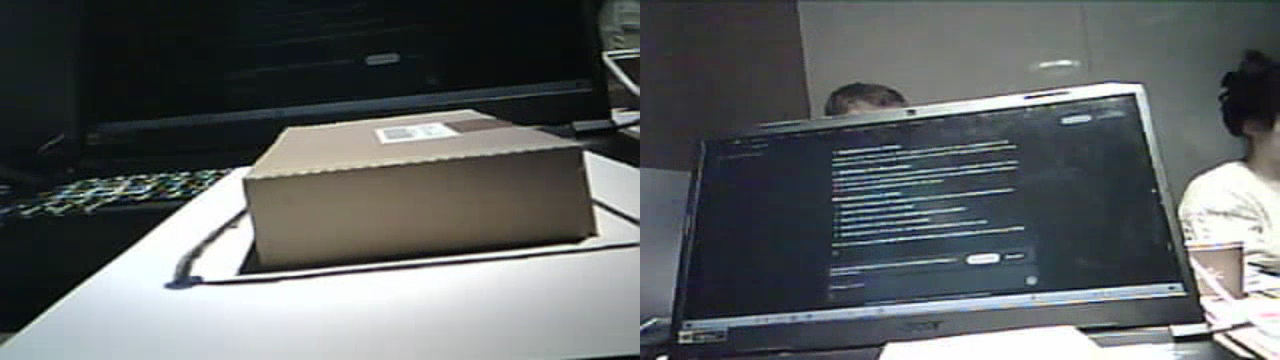
#> input picture frame 12 of test_data/2vid_cardboardNOK.mp4, 1280 x 360 px, given in place of the camera
$ python openCVWebcam.py
#> lines starting #> are read from the running program, lines starting #| are printed output that depends on the picture; after the words box and inside, x2 and y2 are one past the last pixel; in counts of white or black regions, pixels touching at a corner belong together
import cv2
import numpy as np

# Open the default camera
cam = cv2.VideoCapture(1)

# Get the default frame width and height
frame_width = int(cam.get(cv2.CAP_PROP_FRAME_WIDTH))
frame_height = int(cam.get(cv2.CAP_PROP_FRAME_HEIGHT))

# Define the codec and create VideoWriter object
fourcc = cv2.VideoWriter_fourcc(*'mp4v')
out = cv2.VideoWriter('output.mp4', fourcc, 20.0, (frame_width, frame_height))

# Function to detect squares
def detect_squares(mask, color_name):
    contours, _ = cv2.findContours(mask, cv2.RETR_TREE, cv2.CHAIN_APPROX_SIMPLE)
    for contour in contours:
        approx = cv2.approxPolyDP(contour, 0.02 * cv2.arcLength(contour, True), True)
        if len(approx) == 4 and cv2.contourArea(approx) > 500:  # Detect squares with significant area
            cv2.drawContours(frame, [approx], 0, (0, 255, 0), 3)
            if color_name == "Red":
                cv2.imshow("Red Square Detected", frame)
            elif color_name == "Blue":
                cv2.imshow("Blue Square Detected", frame)

while True:
    ret, frame = cam.read()
#> frame is the input picture: shape (360, 1280, 3); mean B, G, R 99.5, 98.2, 94.1
    if not ret:
        break

    # Convert the frame to HSV
    hsv = cv2.cvtColor(frame, cv2.COLOR_BGR2HSV)
#> hsv: shape (360, 1280, 3); mean H, S, V 83.9, 47.1, 103

    # Define HSV ranges for red and blue
    red_lower1 = np.array([0, 120, 70])
    red_upper1 = np.array([10, 255, 255])
    red_lower2 = np.array([170, 120, 70])
    red_upper2 = np.array([180, 255, 255])
    blue_lower = np.array([100, 150, 70])
    blue_upper = np.array([140, 255, 255])

    # Create masks for red and blue
    red_mask1 = cv2.inRange(hsv, red_lower1, red_upper1)
#> red_mask1: shape (360, 1280); every value is 0
    red_mask2 = cv2.inRange(hsv, red_lower2, red_upper2)
    red_mask = cv2.add(red_mask1, red_mask2)  # Combine red masks
    blue_mask = cv2.inRange(hsv, blue_lower, blue_upper)
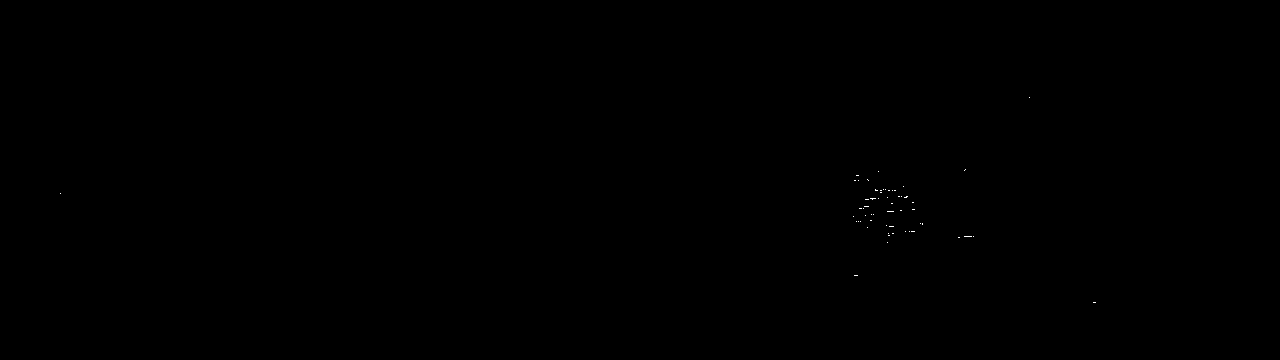
#> blue_mask: shape (360, 1280); 0.03% white in thin lines or dots, all inside (x1, y1, x2, y2) = (60, 97, 1096, 303)

    # Detect and highlight squares
    detect_squares(red_mask, "Red")
#> in detect_squares, `contours, _ = cv2.findContours(mask, cv2.RETR_TREE, cv2.CHAIN_APPROX_S..`: contours = []
    detect_squares(blue_mask, "Blue")
#> in detect_squares (call 2), `contours, _ = cv2.findContours(mask, cv2.RETR_TREE, cv2.CHAIN_APPROX_S..`: contours = 57 contours, all with area under 20
#> the loop in detect_squares (call 2), `for contour in contours:` made 57 passes
#> approx on passes 1 to 12: [[1093, 302], [1095, 302]], [[854, 275], [857, 275]], [[887, 242]], [[958, 237], [959, 237]], [[973, 236]], [[964, 236], [971, 236]], [[888, 235], [889, 235]], [[892, 233], [893, 233]], [[888, 233]], [[911, 231], [914, 231]], [[909, 231]], [[905, 231]]

    # Write the frame to the output file
    out.write(frame)

    # Display the captured frame
    cv2.imshow('Camera', frame)

    # Press 'q' to exit the loop
    if cv2.waitKey(1) == ord('q'):
#> (key q is pressed here)
        break

# Release the capture and writer objects
cam.release()
out.release()
cv2.destroyAllWindows()
